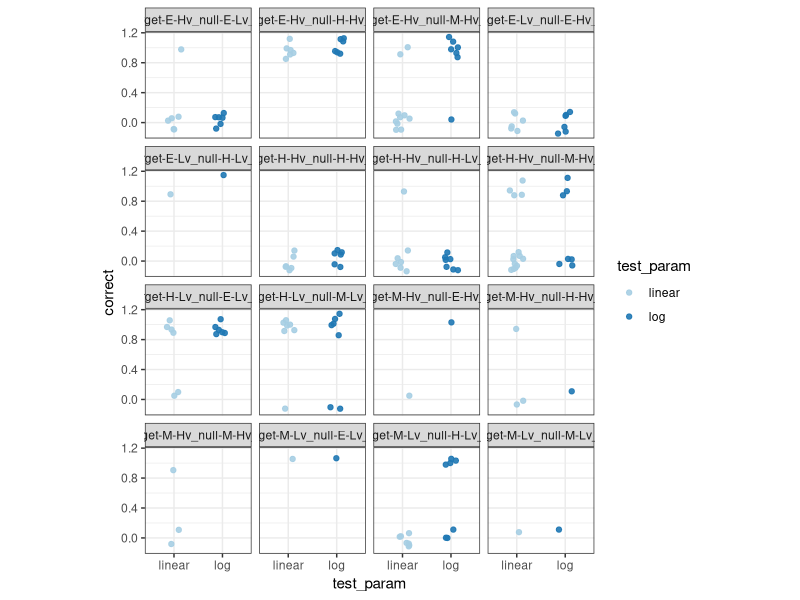
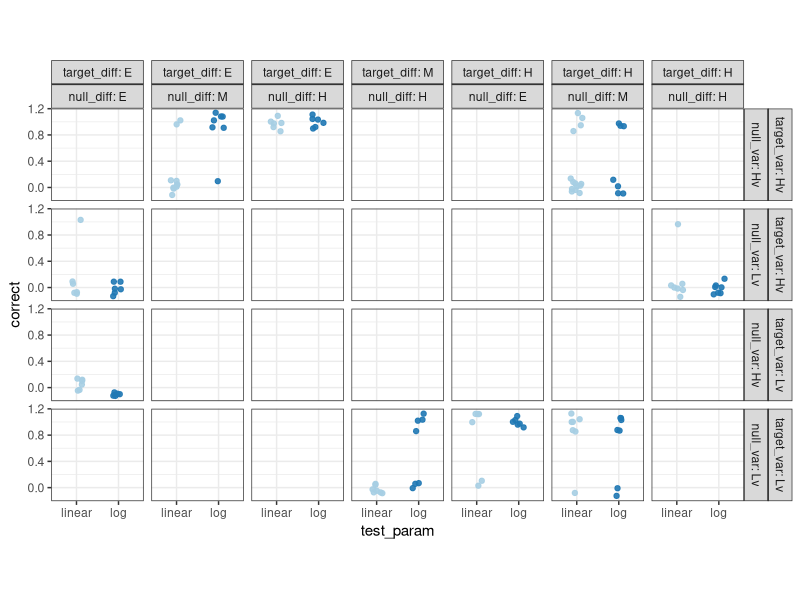
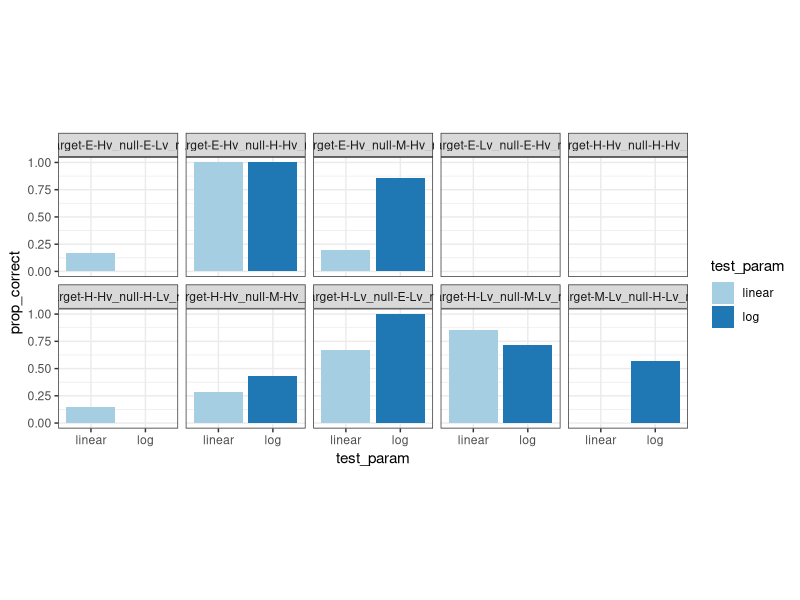
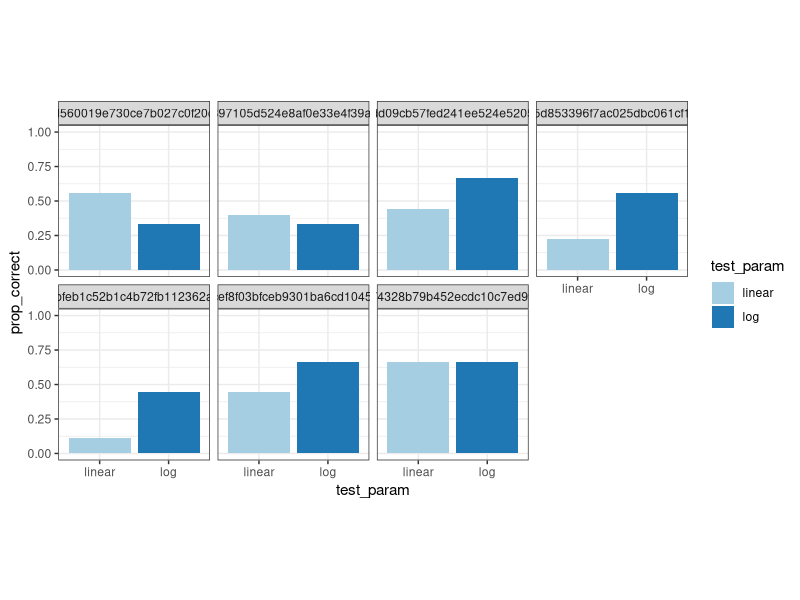

Here is the R script that generated these plots, in order:
## ---- chunk 1
knitr::opts_chunk$set(echo = F)
library(knitr)
library(tidyverse)
library(readr)
## ---- chunk 2
library(cowplot)
p1 <- ggdraw() + draw_image("linear-lineup-example.png", scale = 1) + theme_void()
p2 <- ggdraw() + draw_image("log-lineup-example.png", scale = 1) + theme_void()

plot_grid(p1, p2)
## ---- chunk 3
raw_data <- read.csv('../../data/graphics-group-09.17.2020.csv')
raw_data %>%
  ggplot(aes(x = test_param, y = correct, color = test_param)) +
  geom_jitter(width = 0.15, height = 0.15, alpha = 0.9) +
  facet_wrap(~param_value) +
  theme_bw() +
  theme(aspect.ratio = 1) +
  scale_color_brewer(palette = "Paired")
## ---- chunk 4

raw_data %>%
  # remove rorschach
  filter(!str_detect(param_value, "r1")) %>%
  group_by(param_value, test_param) %>%
  filter(n() > 3) %>%
  tidyr::extract(param_value, c("target_diff", "target_var", "null_diff", "null_var"), 
                 regex = "target-([EMH])-(Lv|Hv)_null-([EMH])-(Lv|Hv)") %>%
  mutate(target_diff = factor(target_diff, levels = c("E", "M", "H")),
         null_diff = factor(null_diff, levels = c("E", "M", "H"))) %>%
  ungroup() %>%
  ggplot(aes(x = test_param, y = correct, color = test_param)) +
  geom_jitter(width = 0.15, height = 0.15, alpha = 0.9) +
  facet_grid(target_var+null_var~target_diff+null_diff, labeller = "label_both") +
  theme_bw() +
  theme(aspect.ratio = 1) +
  scale_color_brewer(palette = "Paired", guide = F)
## ---- chunk 5
raw_data %>% 
  group_by(param_value, test_param) %>%
  summarise(plots_correct = sum(correct),
            participant_count = n()) %>%
  mutate(prop_correct = plots_correct/participant_count) %>%
  filter(participant_count > 3) %>%
ggplot(aes(x = test_param, y = prop_correct, fill = test_param)) +
  geom_bar(stat = "identity") +
  facet_wrap(~param_value, ncol = 5) +
  theme_bw() +
  theme(aspect.ratio = 1) +
  scale_fill_brewer(palette = "Paired") +
  scale_y_continuous(limits = c(0,1), breaks = seq(0,1,0.25))
## ---- chunk 6
raw_data %>% 
  group_by(nick_name, test_param) %>%
  filter(rorschach == 0) %>%
  summarise(plots_correct = sum(correct),
            plot_count = n()) %>%
  mutate(prop_correct = plots_correct/plot_count) %>%
  filter(plot_count > 6) %>%
ggplot(aes(x = test_param, y = prop_correct, fill = test_param)) +
  geom_bar(stat = "identity") +
  facet_wrap(~nick_name, ncol = 4) +
  theme_bw() +
  theme(aspect.ratio = 1) +
  scale_fill_brewer(palette = "Paired") +
  scale_y_continuous(limits = c(0,1), breaks = seq(0,1,0.25))
